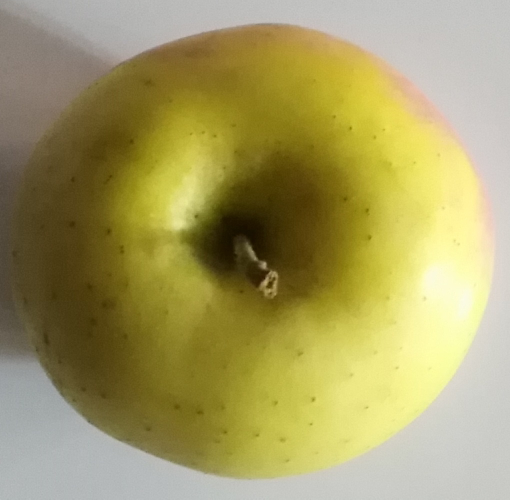
#> input picture fruits/00/IMG_20200312_215422.jpg, 1020 x 999 px, found by its file name (shown at 1/2 size); its folder holds only this picture in this run
$ python preprocess.py
#> lines starting #> are read from the running program, lines starting #| are printed output that depends on the picture
from PIL import Image
import numpy as np
from os import listdir
from sklearn.preprocessing import OneHotEncoder
import pickle

train_images = []
train_labels = []
count = 1
for dirc in sorted(listdir('/home/ds/fruits')):
    for img_path in listdir('/home/ds/fruits/' + str(dirc)):
        try:
            im = Image.open('/home/ds/fruits/' + str(dirc) + "/" + str(img_path))
#> im is the input picture: PIL image 1020x999 RGB; mean R, G, B 164.9, 155.7, 98
            im = im.resize((100, 100))
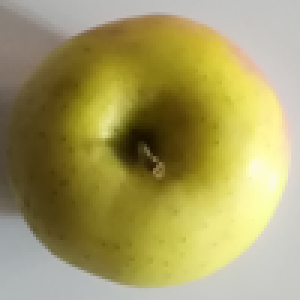
#> im: PIL image 100x100 RGB (shown 3 times larger); mean R, G, B 164.9, 155.7, 98
            train_images.append(np.array(im))
            train_labels.append(count)
        except:
            continue
    count += 1
#> pass 2 of the loop `for dirc in sorted(listdir('/home/ds/fruits')):`:
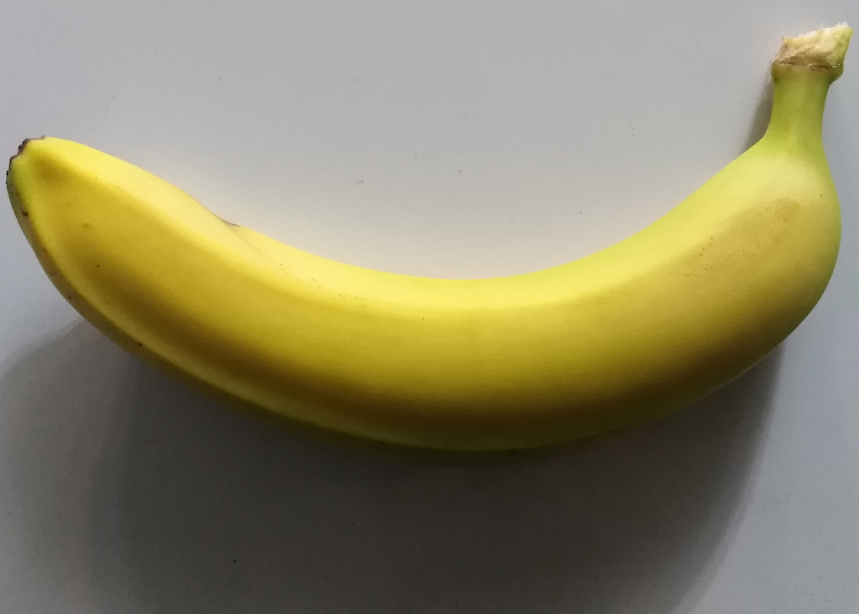
#> input picture fruits/01/IMG_20200312_220934.jpg, 2575 x 1840 px, found by its file name (shown at 1/3 size)
#> im is the input picture: PIL image 2575x1840 RGB; mean R, G, B 139.5, 133.3, 103.4
#> `im = im.resize((100, 100))`:
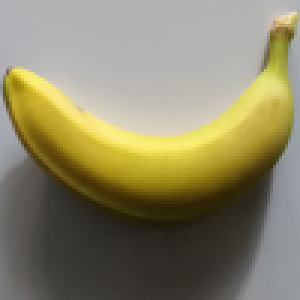
#> im: PIL image 100x100 RGB (shown 3 times larger); mean R, G, B 139.5, 133.3, 103.4

train_labels = np.reshape(train_labels, (-1, 1))
enc = OneHotEncoder(categories='auto')
train_labels = enc.fit_transform(train_labels).toarray()
#print(train_labels[40])
#print(np.shape(train_images))
train_images = np.array(train_images) / 255.0

train_images_files = open('train_images', 'ab')
pickle.dump(train_images, train_images_files)
train_images_files.close()

train_labels_files = open('train_labels', 'ab')
pickle.dump(train_labels, train_labels_files)
train_labels_files.close()
